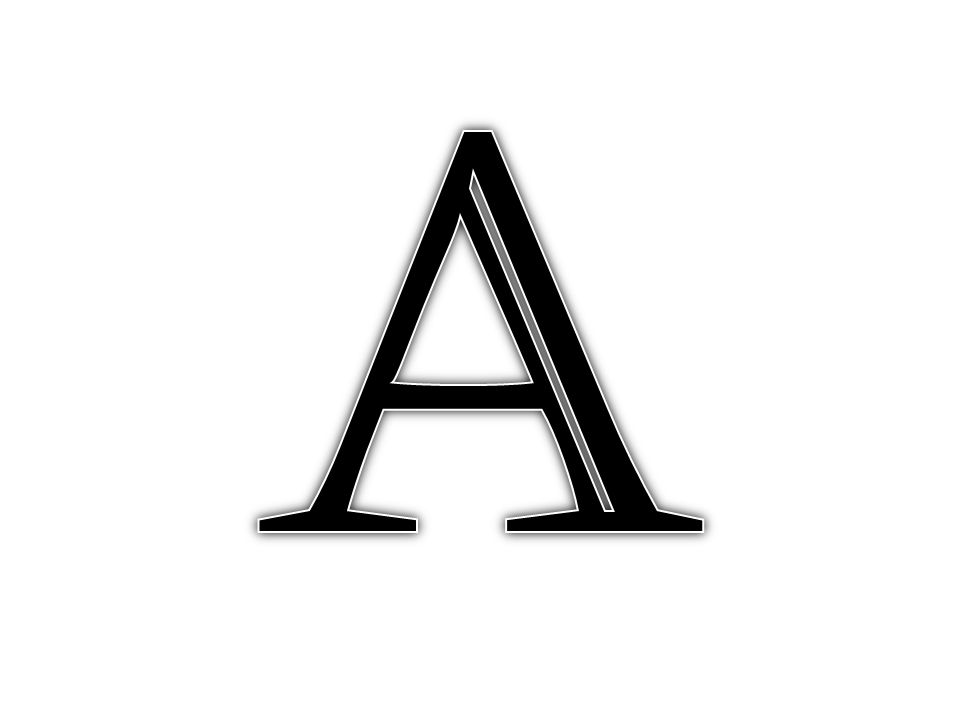
//> input picture OpenCV/OR_OD_Testing/Object_Recognition/Images/LetterA.png, 960 x 720 px, given in place of the camera
$ ./Main   (built with g++ and OpenCV 4)
//> lines starting //> are read from the running program, lines starting //| are printed output that depends on the picture; after the words box and inside, x2 and y2 are one past the last pixel; in counts of white or black regions, pixels touching at a corner belong together
// #include <opencv2/core/core.hpp>
// #include "opencv2/highgui/highgui.hpp"
#include <cv.h>
#include <highgui.h>
#include <opencv2/core/core.hpp>
// #include <opencv\cv.h>
// #include <opencv\highgui.h>
#include <iostream>
#include <stdlib.h>
#include <stdio.h>
// #include <time.h>       /* time */
#include <string>
#include <math.h>
// #include <Windows.h>


using namespace cv;
using namespace std;

void createTrackbars();

const string trackbarWindowName = "Trackbars";
int EDGE_NUM = 50;
int EDGE_NUM_MAX = 150;

int main()
{

	Mat img, edges, out, pic, modi;

	pic = cvLoadImage("test4.bmp", CV_LOAD_IMAGE_COLOR);   // Read the file
//> test4.bmp cannot be read in this run, so this picture is empty

    if(! pic.data )                              // Check for invalid input
    {
        //
    }


	VideoCapture cap(0); // open the video camera no. 0
	while(!cap.isOpened())  // if not success, exit program
    {
        cout << "error cannot read from the camera" << endl;
    }
	double dWidth = cap.get(CV_CAP_PROP_FRAME_WIDTH); //get the width of frames of the video
	double dHeight = cap.get(CV_CAP_PROP_FRAME_HEIGHT); //get the height of frames of the video
	cout << "Frame size : " << dWidth << " x " << dHeight << endl;//640x480


	int x_length = 200;
	int y_length = 200;

	int center_x = dWidth/2;
	int offset = 50;

	double** plot;
	plot = new double *[x_length];
	for(int i=0; i<x_length; i++)
	{
			plot[i] = new double[2]; // 0 is for x, 1 is for y
	}
	double** plot2;
	plot2 = new double *[x_length];
	for(int i=0; i<x_length; i++)
	{
			plot2[i] = new double[2]; // 0 is for x, 1 is for y
	}


	int plot_length, plot_length2;

	createTrackbars();
	//Sleep(100);

	while(1)
	{
		bool bSuccess = cap.read(img); // read a new frame from video
//> img is the input picture: 720 rows x 960 cols, CV_8UC3; min 0, max 255, mean 238.5
        if (!bSuccess) //if not success, break loop
        {
             cout << "Cannot read a frame from video stream" << endl;
			 //Sleep(1000);
             break;
        }

		 cvtColor(img, edges, CV_BGR2GRAY);
         GaussianBlur(edges,edges, cv::Size(7,7), 1.5, 1.5);
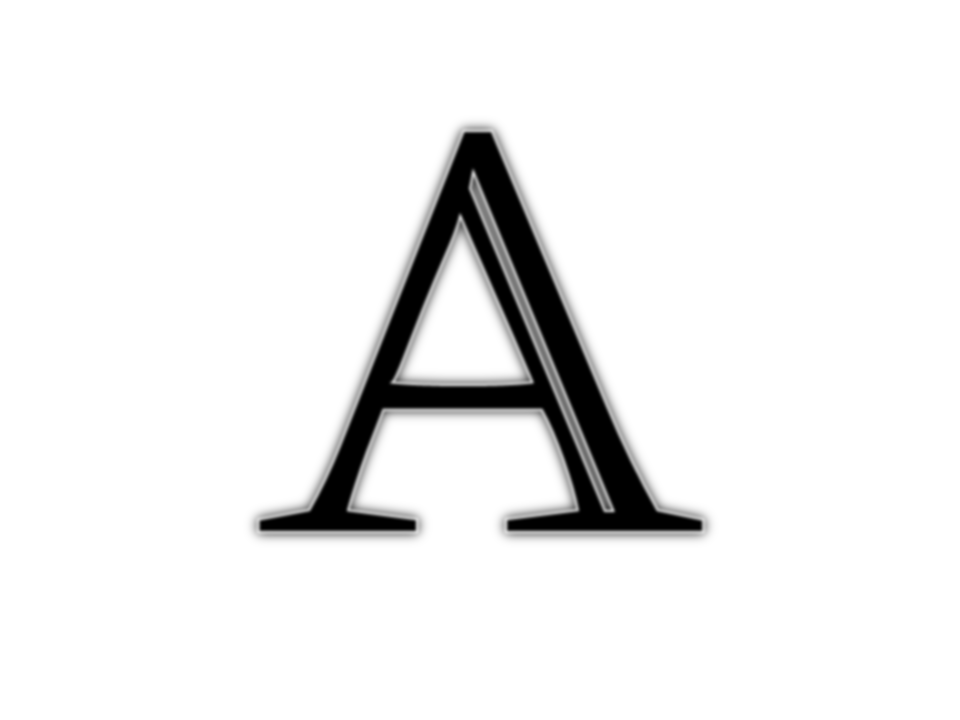
//> edges: 720 rows x 960 cols, CV_8UC1; min 0, max 255, mean 238.5
         Canny(edges, edges, 0, EDGE_NUM, 3);
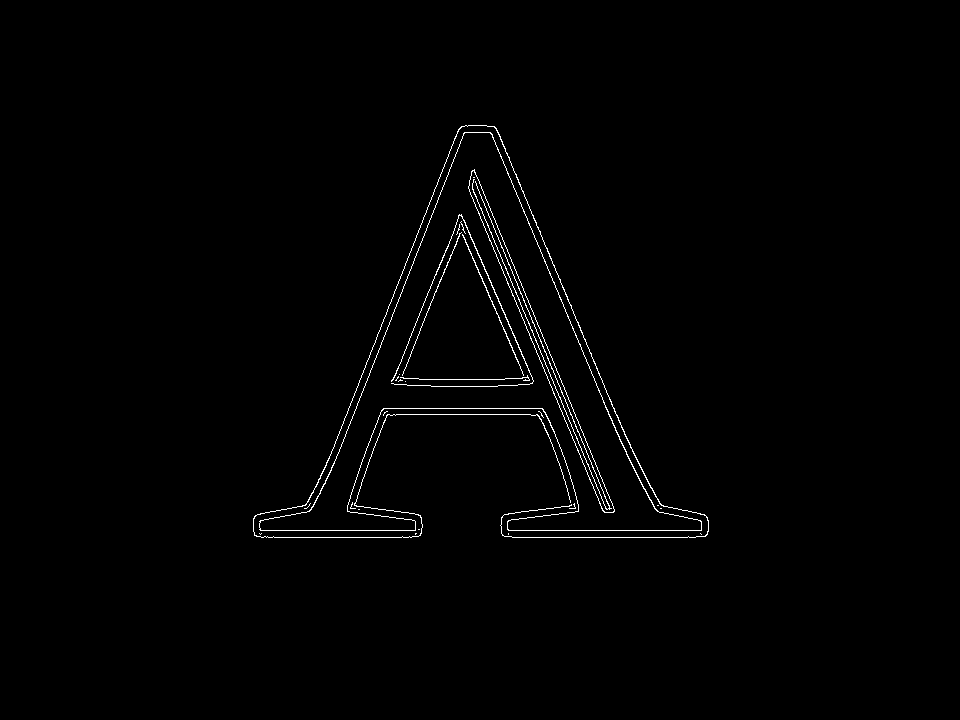
//> edges: 720 rows x 960 cols, CV_8UC1; 0.93% white in thin lines or dots, all inside (x1, y1, x2, y2) = (253, 125, 709, 538)

		 modi = edges.clone(); //NOT TEST
		 //cvtColor(pic, modi, CV_BGR2GRAY);///TEST ONLY

		 double left_slope = 0, right_slope = 0;
		 //FOR LEFT AND RIGHT SIDE


		Rect r(center_x - offset - x_length, dHeight - y_length, x_length, y_length);
		Rect r2(center_x + offset, dHeight - y_length, x_length, y_length);

		Mat smallImg = modi(r);
//> smallImg: 200 rows x 200 cols, CV_8UC1; 0.97% white in thin lines or dots, all inside (x1, y1, x2, y2) = (23, 0, 193, 18)
		Mat smallImg2 = modi(r2);
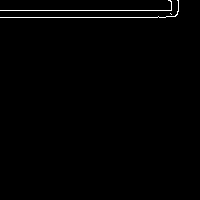
//> smallImg2: 200 rows x 200 cols, CV_8UC1; 0.96% white in thin lines or dots, all inside (x1, y1, x2, y2) = (0, 0, 179, 18)


		plot_length = 0; //left side
		plot_length2 = 0; //right side
		for(int x = 0; x < x_length; x++)
		{
			bool found = false;
			bool found2 = false;

			for(int y = 0; y < y_length; y++)
			{
				Scalar intensity = smallImg.at<uchar>(y,x);
				Scalar intensity2 = smallImg2.at<uchar>(y,x);

				if( intensity.val[0] == 255 & y!=0)
				{
				plot[ plot_length][0] = double(x);
				plot[plot_length][1] = double(y);
				found = true;
				}
				if( intensity2.val[0] == 255 & y!=0)
				{
				plot2[plot_length2][0] = double(x);
				plot2[plot_length2][1] = double(y);
				found2 = true;
				}


			if(y==0||y==y_length-1||x==0||x==x_length-1)
			{
				smallImg.at<uchar>(y,x) = 255;
				smallImg2.at<uchar>(y,x) = 255;
			}


			}
			if (found)
				plot_length++;
			if (found2)
				plot_length2++;

		}
//> this loop made 200 passes
//> found on passes 1 to 3: false, false, false
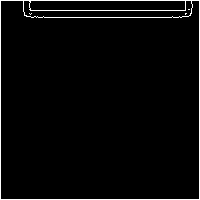
//> smallImg: 200 rows x 200 cols, CV_8UC1; 2.9% white in thin lines or dots
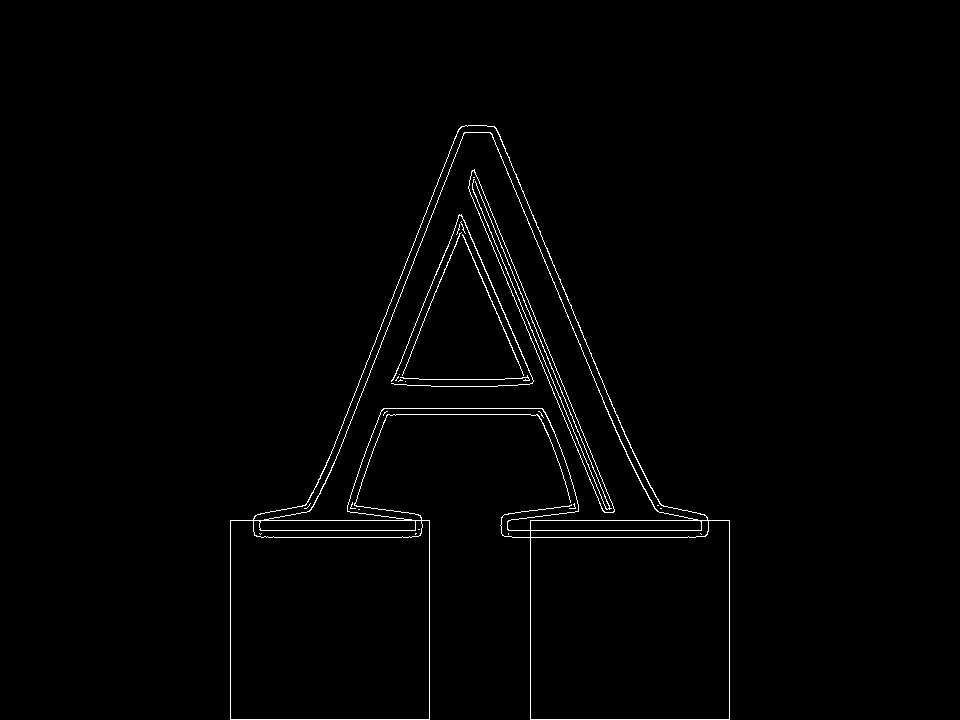
//> modi: 720 rows x 960 cols, CV_8UC1; 1.2% white in thin lines or dots, all inside (x1, y1, x2, y2) = (230, 125, 730, 720)
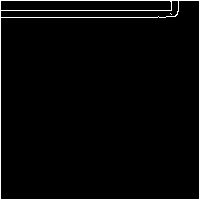
//> smallImg2: 200 rows x 200 cols, CV_8UC1; 2.9% white in thin lines or dots
//> after the loop, plot_length = 170; plot_length2 = 179


		//linear regression1
		double Sx,Sy,Sxy,x_bar,y_bar,b,a;

		x_bar = 0; y_bar = 0;
		for(int i=0; i<plot_length; i++)
		{
			x_bar+=plot[i][0];
			y_bar+=plot[i][1];
		}
//> this loop made 170 passes
//> (x_bar, y_bar) on passes 1 to 3: (23, 11), (47, 26), (72, 41)
//> after the loop, x_bar = 18275; y_bar = 2844
		x_bar = x_bar / plot_length;
//> x_bar = 107.5
		y_bar = y_bar / plot_length;
//> y_bar = 16.73

		Sx = 0; Sy = 0; Sxy = 0;
		for(int i=0; i < plot_length; i++)
		{
			Sx += pow((plot[i][0] - x_bar),2);
			Sy += pow((plot[i][1] - y_bar),2);
			Sxy += (plot[i][0] - x_bar)*(plot[i][1] - y_bar);
		}
//> this loop made 170 passes
//> (Sx, Sy, Sxy) on passes 1 to 3: (7140.2, 32.83, 484.1), (14112.5, 35.82, 628.5), (20918.8, 38.81, 771.2)
//> after the loop, Sx = 409402.5; Sy = 173.6; Sxy = -668

		b = Sxy/Sx;
//> b = -0.00163
		a = y_bar - (b * x_bar);
//> a = 16.9
	// double x_intercept = ((0 - a) / b) + center_x - offset - x_length; //relative to modi
		int start_x = int( ((y_length-1 - a) / b) + center_x - offset - x_length );
//> start_x = -111372
		int start_y = dHeight - 1;
		Point pt1,pt2;
		pt1.x = start_x;
//> pt1 = Point(-111372, 0)
		pt1.y = start_y;
//> pt1 = Point(-111372, 719)

		int end_x = int( (dHeight-1)/(0-b) + start_x);
//> end_x = 329287
		int end_y = 0;
		pt2.x = end_x;
//> pt2 = Point(329287, 0)
		pt2.y = end_y;

		line(modi,pt1,pt2,Scalar(255,0,0),2,8);
		left_slope = 0 - b;
//> left_slope = 0.00163

		//linear regression2

		x_bar = 0; y_bar = 0;
		for(int i=0; i<plot_length2; i++)
		{
			x_bar+=plot2[i][0];
			y_bar+=plot2[i][1];
		}
//> this loop made 179 passes
//> (x_bar, y_bar) on passes 1 to 3: (0, 17), (1, 34), (3, 51)
//> after the loop, x_bar = 15931; y_bar = 3021
		x_bar = x_bar / plot_length2;
//> x_bar = 89
		y_bar = y_bar / plot_length2;
//> y_bar = 16.88

		Sx = 0; Sy = 0; Sxy = 0;
		for(int i=0; i < plot_length2; i++)
		{
			Sx += pow((plot2[i][0] - x_bar),2);
			Sy += pow((plot2[i][1] - y_bar),2);
			Sxy += (plot2[i][0] - x_bar)*(plot2[i][1] - y_bar);
		}
//> this loop made 179 passes
//> (Sx, Sy, Sxy) on passes 1 to 3: (7921, 0.0151, -10.94), (15665, 0.0302, -21.75), (23234, 0.0453, -32.45)

		b = Sxy/Sx;
		a = y_bar - (b * x_bar);
	    // double x_intercept = ((0 - a) / b) + center_x - offset - x_length; //relative to modi
		start_x = int( ((y_length-1 - a) / b) + center_x + offset);
		start_y = dHeight - 1;

		pt1.x = start_x;
		pt1.y = start_y;

		end_x = int( (dHeight-1)/(0-b) + start_x);
		end_y = 0;
		pt2.x = end_x;
		pt2.y = end_y;

		line(modi,pt1,pt2,Scalar(255,0,0),2,8);
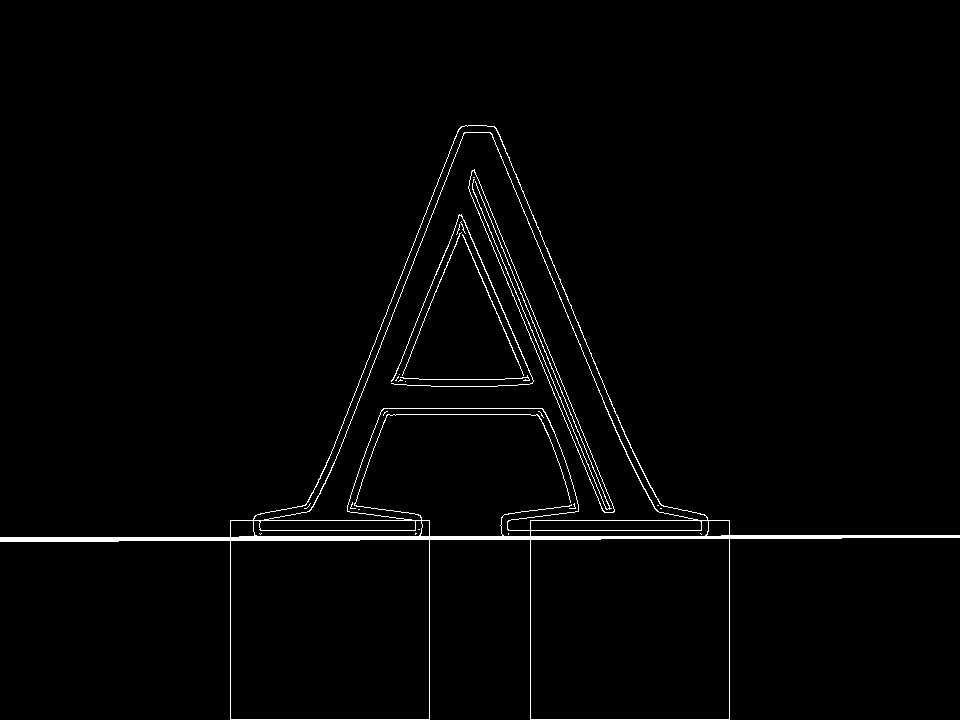
//> modi: 720 rows x 960 cols, CV_8UC1; 1.7% white; 27 white regions (20 under 20 px), largest, box (x1, y1, x2, y2) and area: (0, 125, 960, 720) 8876, (468, 169, 615, 513) 711, (472, 179, 612, 510) 706
		right_slope = 0 - b;


	   namedWindow("MyVideo",CV_WINDOW_AUTOSIZE); //create a window called "MyVideo"
	   imshow("MyVideo", modi); //show the frame in "MyVideo" window
	   if (waitKey(30) == 27) //wait for 'esc' key press for 30ms. If 'esc' key is pressed, break loop
//> the Esc key is pressed
       {
            cout << "esc key is pressed by user" << endl;
			break;
       }

	   cout << "left, right, sum " << endl;
	   cout << left_slope << " " << right_slope << " " << left_slope + right_slope << endl;
	   if ( left_slope + right_slope < 0)
		   cout << "Move right" << endl;
	   else
		   cout << "Move left" << endl;


	 }//end while(1)

	// [7 lines of commented-out code are left out]


	 return 0;


}


void on_trackbar( int, void* )
{//This function gets called whenever a
	// trackbar position is changed
}
void createTrackbars()
{
	//create window for trackbars
	namedWindow(trackbarWindowName,0);
	char TrackbarName[50];
	sprintf( TrackbarName, "Edges", EDGE_NUM);
	createTrackbar( "Edges", trackbarWindowName, &EDGE_NUM, EDGE_NUM_MAX, on_trackbar);

	//create trackbars and insert them into window
	//3 parameters are: the address of the variable that is changing when the trackbar is moved(eg.H_LOW),
	//the max value the trackbar can move (eg. H_HIGH),
	//and the function that is called whenever the trackbar is moved(eg. on_trackbar)
	//


}
